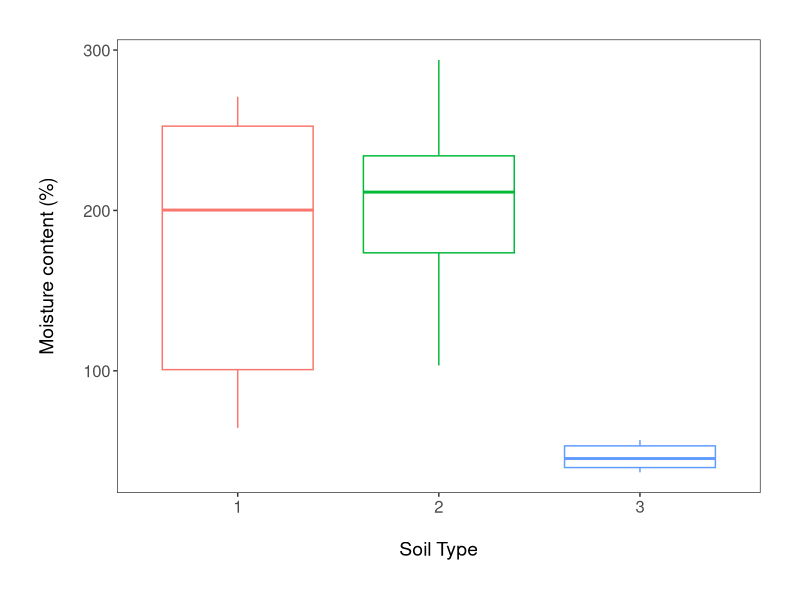
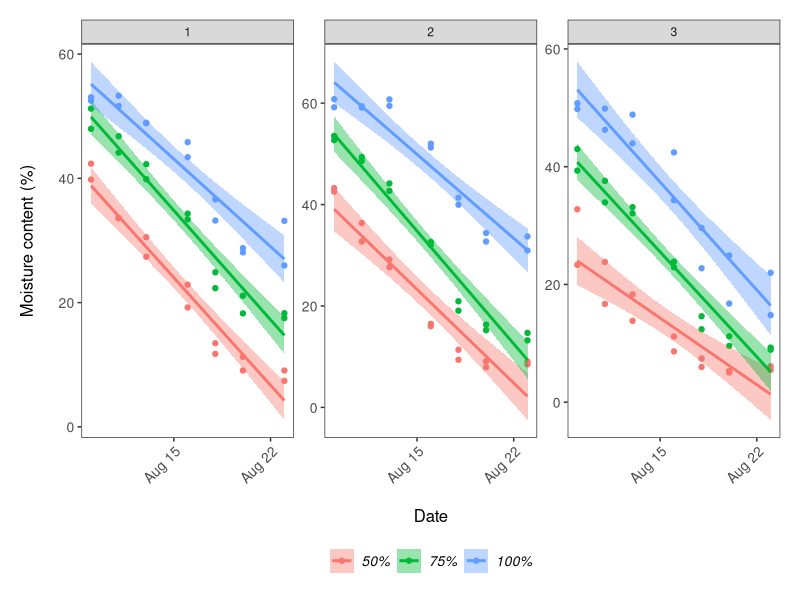
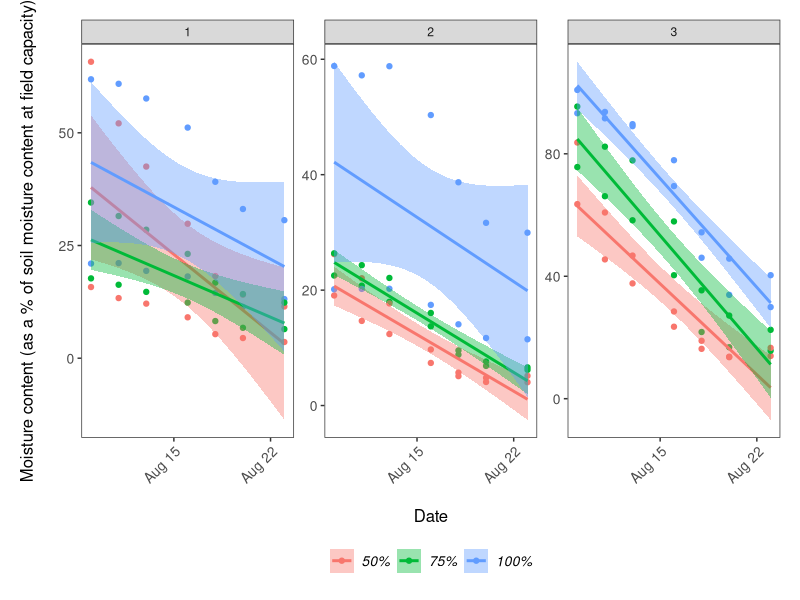
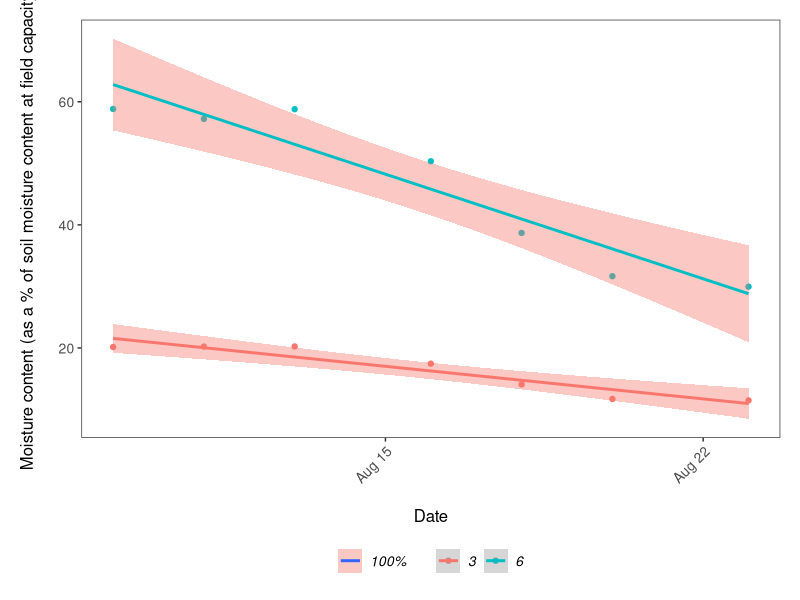
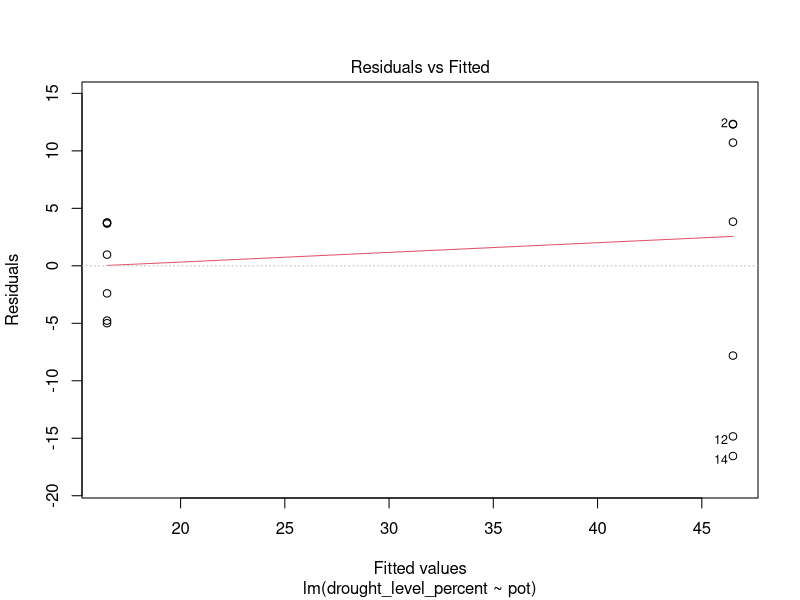
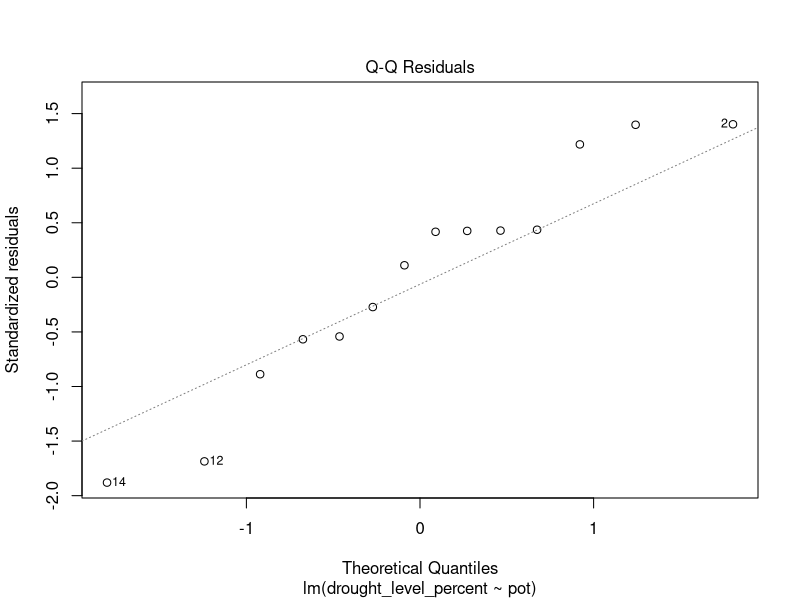
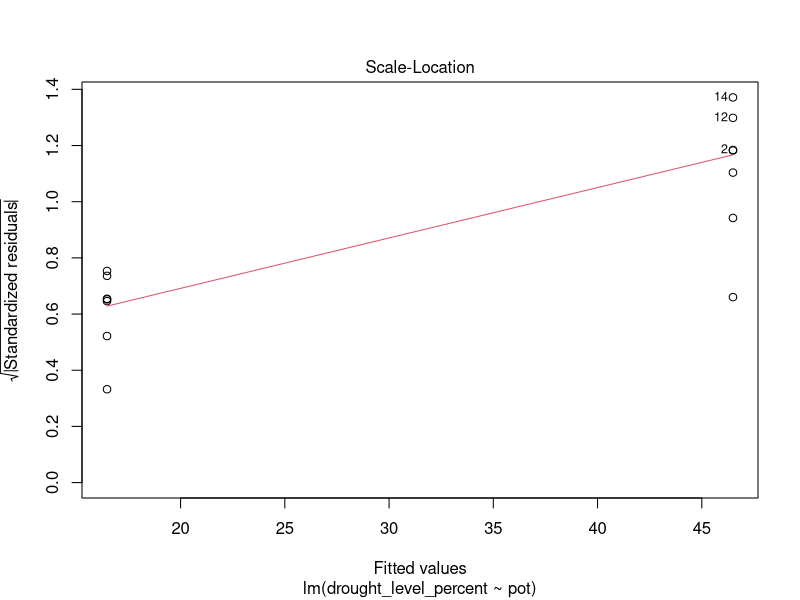
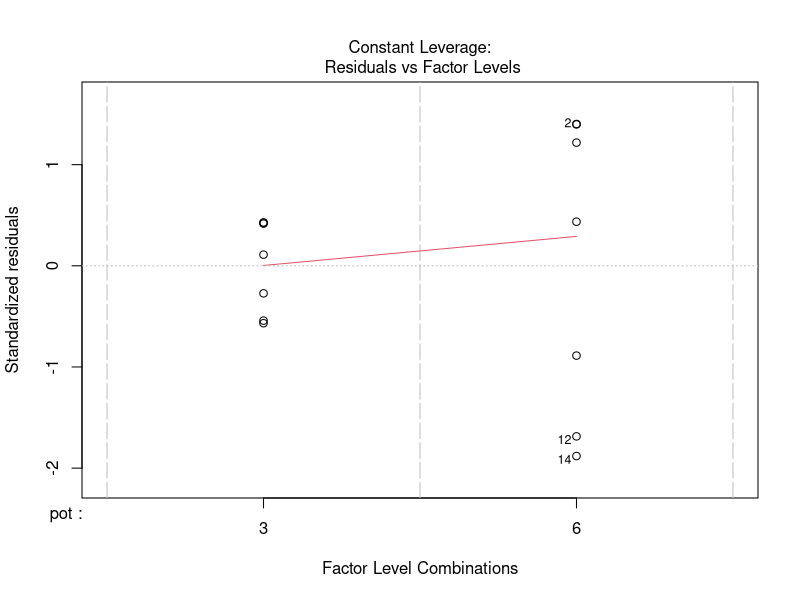

The R script that drew these images, in order: (Note: this script raises an error after producing the figures.)
## DISSERTATION PROJECT ##

# Libraries ----
library(tidyverse)
library(readxl)

# Import datasets ----
ratio <- read_excel("root-shoot.xls")
field_capacity <- read_excel("Field_capacity_diss.xlsx")
moisture <- read_excel("moisture.xlsx")

# Data manipulation field capacity dataset ----
# water content = grams of water contained in the soil per pot
# moisture = mean and sd per pot measured by probe every other day in %
field_capacity <- field_capacity %>% 
  mutate(soil_type = as_factor(soil_type), pot_number = as_factor(pot_number)) %>% 
  mutate(water_content_gr = total_fresh-total_dry) %>%  # creating a new column for amount of water in soil
  mutate(moisture_content_percent = ((total_fresh/total_dry)-1)*100)  # new column with moisture content in %

# checking for differences of soil moisture between soil types 
(soil_moisture_boxplot <- ggplot(field_capacity, aes(soil_type, moisture_content_percent)) +
    geom_boxplot(aes(color = soil_type)) +
    theme_bw() +
    ylab("Moisture content (%)\n") +                             
    xlab("\nSoil Type")  +
    theme(axis.text = element_text(size = 12),
          axis.title = element_text(size = 14, face = "plain"),                     
          panel.grid = element_blank(),       
          plot.margin = unit(c(1,1,1,1), units = , "cm"),  
          legend.position = "none"))

# ggsave(soil_moisture_boxplot, file = "outputs/soil_moisture_boxplot.png", width = 12, height = 7) 

# Data manipulation for moisture measures ----
# moisture probe measures need to be plotted against time to see the progression 
# before relating them to the soil moisture content 
moisture <- moisture %>% 
  mutate(soil_type = as_factor(soil_type), pot = as_factor(pot)) %>% 
  tidyr::separate(date, c("year", "month", "day"), sep = "-", remove = FALSE) %>% 
  select(-year,-month) %>% 
  mutate(drought_level = case_when(pot == 1 ~ "50%",
                                   pot == 2 ~ "75%",
                                   pot == 3 ~ "100%",
                                   pot == 4 ~ "50%",
                                   pot == 5 ~ "75%",
                                   pot == 6 ~ "100%")) %>% 
  mutate(drought_level = as_factor(drought_level)) %>% 
  mutate(soil_type_moisture = c(field_capacity$moisture_content_percent,
                           field_capacity$moisture_content_percent,
                           field_capacity$moisture_content_percent,
                           field_capacity$moisture_content_percent,
                           field_capacity$moisture_content_percent,
                           field_capacity$moisture_content_percent,
                           field_capacity$moisture_content_percent)) %>% 
  mutate(drought_level_percent = (mean_moisture*100)/soil_type_moisture)

(moisture_time_series <- ggplot(moisture, aes(date, mean_moisture, color = drought_level)) +
    geom_point() +
    facet_wrap(~ soil_type, scales = "free_y") +
    geom_smooth(formula = y ~ x, method = "lm", aes(fill = drought_level)) + # add se = FALSE to remove error shading
    theme_bw() +
    ylab("Moisture content (%)\n") +                             
    xlab("\nDate") +
    theme(axis.text.x = element_text(size = 10, angle = 45, vjust = 1, hjust = 1),  # making the dates at a bit of an angle
          axis.text.y = element_text(size = 10),
          axis.title = element_text(size = 12, face = "plain"),                        
          panel.grid = element_blank(),  
          plot.margin = unit(c(0.5,0.5,0.5,0.5), units = , "cm"),  # Adding a margin around the plot
          legend.text = element_text(size = 10, face = "italic"),  
          legend.title = element_blank(),  # Removing the legend title 
          legend.position = "bottom")) 

# ggsave(moisture_time_series, file = "outputs/moisture_time_series.png", width = 12, height = 7) 

(field_capacity_time_series <- ggplot(moisture, aes(date, drought_level_percent, color = drought_level)) +
    geom_point() +
    facet_wrap(~ soil_type, scales = "free_y") +
    geom_smooth(formula = y ~ x, method = "lm", aes(fill = drought_level)) + # add se = FALSE to remove error shading
    theme_bw() +
    ylab("Moisture content (as a % of soil moisture content at field capacity)\n") +                             
    xlab("\nDate") +
    theme(axis.text.x = element_text(size = 10, angle = 45, vjust = 1, hjust = 1),  # making the dates at a bit of an angle
          axis.text.y = element_text(size = 10),
          axis.title = element_text(size = 12, face = "plain"),                        
          panel.grid = element_blank(),  
          plot.margin = unit(c(0.5,0.5,0.5,0.5), units = , "cm"),  # Adding a margin around the plot
          legend.text = element_text(size = 10, face = "italic"),  
          legend.title = element_blank(),  # Removing the legend title 
          legend.position = "bottom")) 

# ggsave(field_capacity_time_series, file = "outputs/field_capacity_time_series.png", width = 12, height = 7) 

# Trying to figure out what is going on with soil 2 100% moisture measures = large differences according to pot
subset_moisture_soil_2 <- filter(moisture, soil_type == "2" & drought_level == "100%")

(field_capacity_time_series <- ggplot(subset_moisture_soil_2, aes(date, drought_level_percent, color = pot)) +
    geom_point() +
    geom_smooth(formula = y ~ x, method = "lm", aes(fill = drought_level)) + # add se = FALSE to remove error shading
    theme_bw() +
    ylab("Moisture content (as a % of soil moisture content at field capacity)\n") +                             
    xlab("\nDate") +
    theme(axis.text.x = element_text(size = 10, angle = 45, vjust = 1, hjust = 1),  # making the dates at a bit of an angle
          axis.text.y = element_text(size = 10),
          axis.title = element_text(size = 12, face = "plain"),                        
          panel.grid = element_blank(),  
          plot.margin = unit(c(0.5,0.5,0.5,0.5), units = , "cm"),  # Adding a margin around the plot
          legend.text = element_text(size = 10, face = "italic"),  
          legend.title = element_blank(),  # Removing the legend title 
          legend.position = "bottom")) 

pot_model <- lm(drought_level_percent ~ pot, data = subset_moisture_soil_2)
summary(pot_model)
anova(pot_model)
plot(pot_model)


# Data manipulation ratio dataset ----
# Rename columns and create factor levels for species, drought level and soil type #
ratio <- ratio %>% 
  rename(root_shoot = "Root/Shoot", drought = Drought_level, soil = Soil_Type, species = Species) %>% 
  mutate(species = as.factor(species), drought = as.factor(drought), soil = as.factor(soil)) %>% 
  filter(!root_shoot > 2.5)  # take out the outliers

(ratio_boxplot <- ggplot(ratio, aes(drought, root_shoot)) +
    geom_boxplot(aes(color = drought)) +
    theme_bw() +
    ylab("Root/shoot ratio\n") +                             
    xlab("\nDrought level")  +
    theme(axis.text = element_text(size = 12),
          axis.title = element_text(size = 14, face = "plain"),                     
          panel.grid = element_blank(),       
          plot.margin = unit(c(1,1,1,1), units = , "cm"),  
          legend.position = "none"))

# ggsave(ratio_boxplot, file = "outputs/ratio_boxplot.png", width = 12, height = 7)

(ratio_soil_boxplot <- ggplot(ratio, aes(soil, root_shoot)) +
    geom_boxplot(aes(color = soil)) +
    theme_bw() +
    ylab("Root/shoot ratio\n") +                             
    xlab("\nSoil type")  +
    theme(axis.text = element_text(size = 12),
          axis.title = element_text(size = 14, face = "plain"),                     
          panel.grid = element_blank(),       
          plot.margin = unit(c(1,1,1,1), units = , "cm"),  
          legend.position = "none"))

# ggsave(ratio_soil_boxplot, file = "outputs/ratio_soil_boxplot.png", width = 12, height = 7)

(ratio_drought_soil_boxplot <- ggplot(ratio, aes(drought, root_shoot, color = soil)) +
    geom_boxplot() +
    theme_bw() +
    ylab("Root/shoot ratio\n") +                             
    xlab("\nDrought level")  +
    theme(axis.text = element_text(size = 12),
          axis.title = element_text(size = 14, face = "plain"),                     
          panel.grid = element_blank(),       
          plot.margin = unit(c(1,1,1,1), units = , "cm"),  
          legend.position = "bottom"))

# ggsave(ratio_drought_soil_boxplot, file = "outputs/ratio_drought_soil_boxplot.png", width = 12, height = 7)

# Stats ----
ratio_model <- lm(root_shoot ~ drought*soil*species, data = ratio)
summary(ratio_model)
anova(ratio_model)
plot(ratio_model)

ratio_model2 <- lm(root_shoot ~ drought, data = ratio)
summary(ratio_model2)
anova(ratio_model2)
plot(ratio_model2)

leaf_area_model <- lm(Leaf_area ~ drought*soil*species, data = ratio)
summary(leaf_area_model)
anova(leaf_area_model)
plot(leaf_area_model)

# Verification of assumptions # 
leaf_resids <- resid(leaf_area_model)
shapiro.test(leaf_resids)
bartlett.test(Leaf_area ~ drought*soil*species, data = ratio)  # doesn't work with interaction terms? 


# To see which drought level drives the significant results #
ratio_aov <- aov(root_shoot ~ drought*soil*species, data = ratio)
TukeyHSD(ratio_aov)
